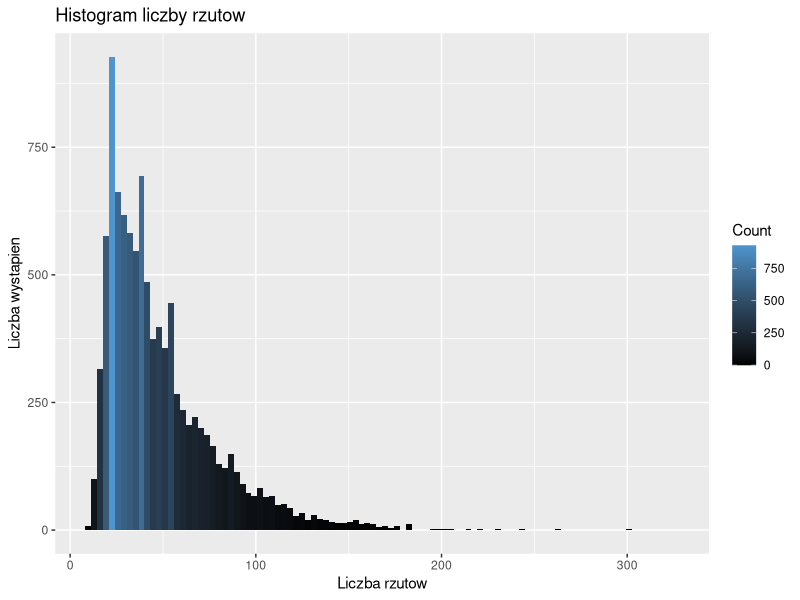
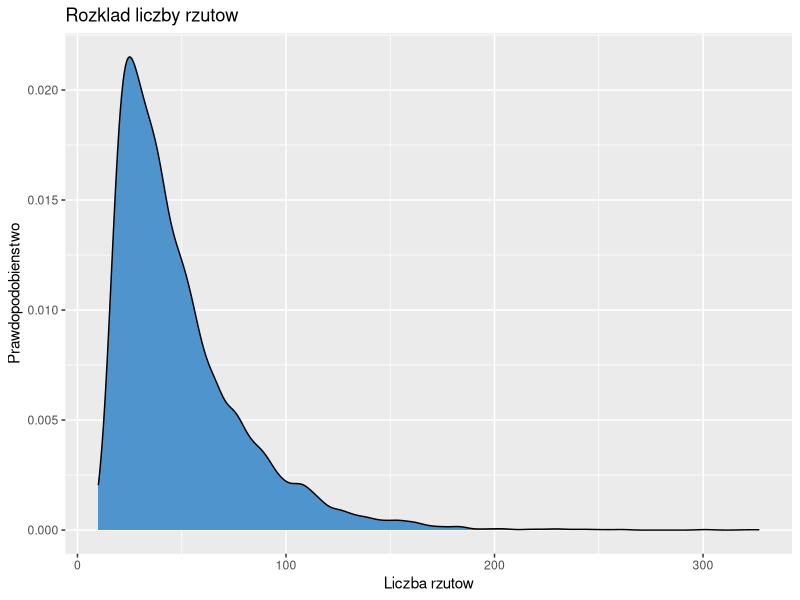

Here is the R script that generated these plots, in order:
## ---- chunk 1
#parametry
Cena1 <- c(1, 6, 12, 36, 72, 6, 36)
names(Cena1) <- c("Krolik", "Owca", "Swinia", "Krowa", "Kon", "MalyPies", "DuzyPies")


#ograniczenia
MaxZwierzat <- c(60, 24, 20, 12, 6, 4, 2)
names(MaxZwierzat) <- c("Krolik", "Owca", "Swinia", "Krowa", "Kon", "MalyPies", "DuzyPies")

#counter
counter <- numeric(10000) 


################## WYMIANY #####################

zrob_wymiane <- function(stado8) {
  #parametry strategii - ile zwierzat zostawiamy, przy ilu krolikach kupujemy 1 i 2 malego psa
  Rozrodcze <- c(24, 1, 1, 1, 1, 4, 2)
  pies1 <- 11
  pies2 <- 17
  
  Nadwyzka <- ifelse( stado8 > Rozrodcze , stado8 - Rozrodcze , 0)
  
  Wartosc_nadwyzki <- Nadwyzka * Cena1
  
  Suma_nadwyzki <- sum(Wartosc_nadwyzki)
  
  nazwy_zwierzat <- c("Krolik", "Owca", "Swinia", "Krowa", "Kon", "MalyPies", "DuzyPies")
  names(Nadwyzka) <- nazwy_zwierzat
  names(Wartosc_nadwyzki) <- nazwy_zwierzat

  Wymiana(stado8, Suma_nadwyzki, Wartosc_nadwyzki, Nadwyzka, pies1, pies2)
}

Wymiana <- function(Stado2, Suma_nadwyzki, Wartosc_nadwyzki, Nadwyzka, pies1, pies2){
  if (all(Stado2[c("Krolik", "Owca", "Swinia", "Krowa")] == c(0, 0, 0, 0)) && Stado2["MalyPies"] > 0) {
    Stado2 <- MPies_na_Kroliki(Stado2)
  } else if ( Stado["Krolik"] >= pies1 && Stado["MalyPies"] < 1 ) {
    Stado2 <- Kroliki_na_MPsa(Stado2)
  } else if ( wystarczy_na_nowe_zwierze(Stado2,Suma_nadwyzki) ) {
    Stado2 <- uzupelnij_zwierzeta(Stado2,Suma_nadwyzki,Wartosc_nadwyzki,Nadwyzka)
  } else if ( Suma_nadwyzki >= Cena1["Krowa"] && Stado2["Krowa"] < 2 ) {
    Stado2 <- Kup("Krowa",Stado2,Wartosc_nadwyzki,Nadwyzka)
  } else if ( Stado["Krolik"] >= pies2 && Stado["MalyPies"] < 2 ){ 
   Stado2 <- Kroliki_na_MPsa(Stado2)
  } 
  return(Stado2)
}


MPies_na_Kroliki <- function(stado4) {
  stado4["MalyPies"] <- stado4["MalyPies"] - 1
  stado4["Krolik"] <- stado4["Krolik"] + 6
  return(stado4)
}


Kroliki_na_MPsa <- function(stado3) {
  stado3["Krolik"] <- stado3["Krolik"] - 6
  stado3["MalyPies"] <- stado3["MalyPies"] + 1
  return(stado3)
}


wystarczy_na_nowe_zwierze <- function(stado7,Suma_nadwyzki) {
  wynik <- FALSE
  for (zwierze in c("Krolik","Owca","Swinia","Krowa","Kon")) {
    if ((Suma_nadwyzki > Cena1[zwierze]) && (stado7[zwierze] == 0)) {
      wynik <- TRUE
    }
  }
  return(wynik)
}

################skonczyc sprawdzac ta funkcje
uzupelnij_zwierzeta <- function(stado6,Suma_nadwyzki,Wartosc_nadwyzki,Nadwyzka) {
  if (stado6["Krolik"] == 0 && stado6["Owca"]>0) {
    stado6 <- Owca_na_Kroliki(stado6) 
  } else {
    for (zwierze in c("Kon","Krowa","Swinia","Owca")) {
      if (Suma_nadwyzki >= Cena1[zwierze] && stado6[zwierze] == 0) {
        stado6 <-Kup(zwierze,stado6,Wartosc_nadwyzki,Nadwyzka)
        break()
      }
    }
  }
  return(stado6)
}

Owca_na_Kroliki <- function(stado5) {
  stado5["Owca"] <- stado5["Owca"] - 1
  stado5["Krolik"] <- stado5["Krolik"] + 6
  return(stado5)
}

Kup <- function(zwierze_kupowane,stado,Wartosc_nadwyzki,Nadwyzka) {
  
  DoZaplaty<-Cena1[zwierze_kupowane]
  for (zwierze in c("Kon","Krowa","Swinia","Owca","Krolik")) {
    if(DoZaplaty != 0) {
      if (Wartosc_nadwyzki[zwierze] >= DoZaplaty) {
        if (DoZaplaty < Cena1[zwierze]) {
          stado[zwierze] <- stado[zwierze] - 1
          stado[zwierze_kupowane] <- stado[zwierze_kupowane] + (Cena1[zwierze]/Cena1[zwierze_kupowane])
          DoZaplaty <- 0
        } else { 
          stado[zwierze] <- stado[zwierze] - DoZaplaty/Cena1[zwierze]
          stado[zwierze_kupowane] <- stado[zwierze_kupowane] + 1
          DoZaplaty <- 0
        }
      } else {
      stado[zwierze] <- stado[zwierze] - Nadwyzka[zwierze]
      DoZaplaty <- DoZaplaty - Wartosc_nadwyzki[zwierze] 
      }
    }
  }
  return(stado)
}


################## ROZGRYWKA #####################
po_rzucie <- function(stado10) {
  wynik_zielona <- rzut_zielona()
  wynik_czerwona <- rzut_czerwona()
  if (wynik_zielona == wynik_czerwona) {
    stado10 <- przyrost(wynik_zielona,2,stado10)
  } else {
    stado10 <- przyrost(wynik_zielona, 1, stado10)
    stado10 <- przyrost(wynik_czerwona, 1, stado10)
  }
  return(stado10)
}

#***************** rzuty *************************
rzut_zielona <- function() {
  sample(c("Krolik", "Krolik", "Krolik", "Krolik", "Krolik", "Krolik", "Owca", "Owca", "Owca", "Swinia", "Krowa", "Wilk"), 1)
}


rzut_czerwona <- function() {
  sample(c("Krolik", "Krolik", "Krolik", "Krolik", "Krolik", "Krolik", "Owca", "Owca", "Swinia", "Swinia", "Kon", "Lis"), 1)
}


#*********** zmiana ilosci zwierzat ***************
przyrost <- function(zwierze, liczba_na_kostkach, stado11) {
  if (zwierze == "Wilk") {
    stado11 <- wilk_zjada(stado11)
  } else if (zwierze == "Lis") {
    stado11 <- lis_zjada(stado11)
  } else {
    stado11[zwierze] <- min(floor((stado11[zwierze] + liczba_na_kostkach) / 2) + stado11[zwierze], MaxZwierzat[zwierze])
  }
  return(stado11)
}


wilk_zjada <- function(stado12) {
  if (stado12["DuzyPies"] > 0) {
    stado12["DuzyPies"] <- stado12["DuzyPies"] - 1
  } else {
    for (zwierze in c("Krolik", "Owca", "Swinia", "Krowa")){
      stado12[zwierze] <- 0
    }
  }
  return(stado12)
}



lis_zjada <- function(stado13) {
  if (stado13["MalyPies"] > 0) {
    stado13["MalyPies"] <- stado13["MalyPies"] - 1
  } else {
    stado13["Krolik"] <- 0
  }
  return(stado13)
}


#*********** koniec gry ***************
koniec_gry <- function(stado9) {
  all(stado9 >= c(1, 1, 1, 1, 1, 0, 0))
}


################### GRA ######################
for(j in 1:10000){
  
  #stan poczatkowy gry 
  Stado <- c(0, 0, 0, 0, 0, 0, 0)
  names(Stado) <- c("Krolik", "Owca", "Swinia", "Krowa", "Kon", "MalyPies", "DuzyPies")
  
  ####gra####
  while (!koniec_gry(Stado)) {
    
    Stado <- zrob_wymiane(Stado)
    if (koniec_gry(Stado)) {break}
    Stado <- po_rzucie(Stado)
    counter[j] <- counter[j] + 1
  }
}

## ---- chunk 2
head(counter)
## ---- chunk 3
summary(counter)
## ---- chunk 4
library(ggplot2)

ggplot() + aes(counter) + geom_histogram(aes(fill = ..count..), bins = 100) + labs(title="Histogram liczby rzutow") + labs(x="Liczba rzutow", y="Liczba wystapien") + scale_fill_gradient("Count", low = "black", high = "steelblue3")
## ---- chunk 5
library(ggplot2)
ggplot() + aes(counter)+ geom_density(fill="steelblue3")  + labs(title="Rozklad liczby rzutow") + labs(x="Liczba rzutow", y="Prawdopodobienstwo") 
